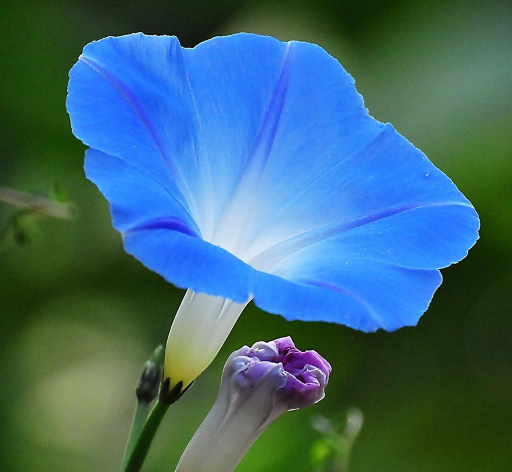
#> input picture dataset/hua.jpg, 1024 x 943 px (shown at 1/2 size)
$ python morphological_processing.py
#> lines starting #> are read from the running program, lines starting #| are printed output that depends on the picture
import cv2
import numpy as np

# erode 腐蚀
kernel = np.ones((5, 5), np.uint8)
img = cv2.imread('../../dataset/hua.jpg', 1)
#> img is the input picture: shape (943, 1024, 3); mean B, G, R 116.6, 104.8, 63.1
img = cv2.resize(img, (0, 0), None, 0.5, 0.5)
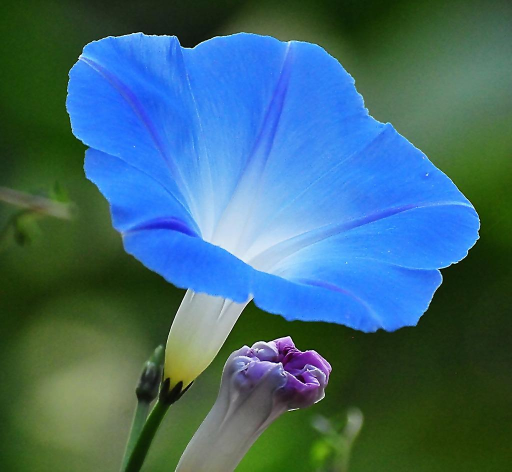
#> img: shape (472, 512, 3); mean B, G, R 116.7, 104.9, 63.2
cv2.imshow('hua', img)
cv2.waitKey(0)

# erode 腐蚀
erosion = cv2.erode(img, kernel, iterations=3)
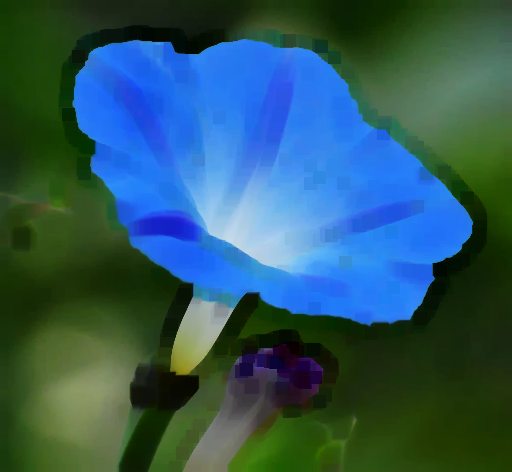
#> erosion: shape (472, 512, 3); mean B, G, R 96.2, 87.8, 47.2
cv2.imshow('erosion', erosion)
cv2.waitKey(0)

# dilate 膨胀
dilate = cv2.dilate(erosion, kernel, iterations=3)
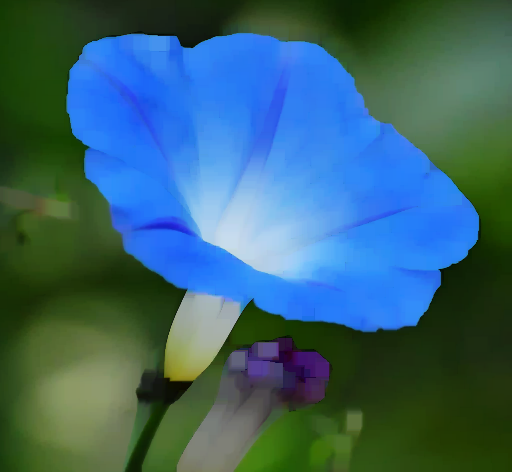
#> dilate: shape (472, 512, 3); mean B, G, R 111.6, 99.7, 57.2
cv2.imshow('dilate', dilate)
cv2.waitKey(0)

# 开运算：先腐蚀在膨胀
opening = cv2.morphologyEx(img, cv2.MORPH_OPEN, kernel)
cv2.imshow('opening', opening)
cv2.waitKey(0)

# 闭运算：先膨胀再腐蚀
closing = cv2.morphologyEx(img, cv2.MORPH_CLOSE, kernel)
cv2.imshow('closing', closing)
cv2.waitKey(0)

# 梯度运算
gradient = cv2.morphologyEx(img, cv2.MORPH_GRADIENT, kernel)
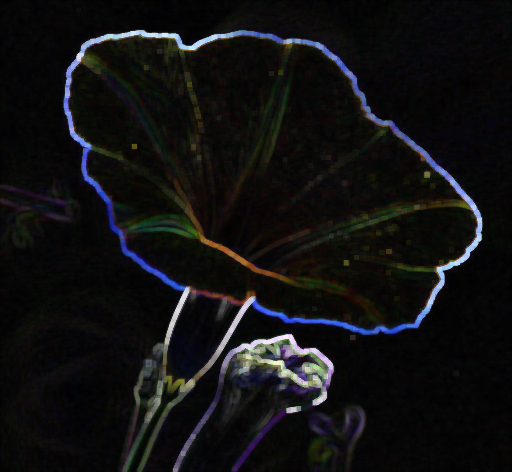
#> gradient: shape (472, 512, 3); mean B, G, R 17.8, 17.1, 17.3
cv2.imshow('gradient', gradient)
cv2.waitKey(0)

# 礼帽：原始输入-开运算，得到毛刺
tophat = cv2.morphologyEx(img, cv2.MORPH_TOPHAT, kernel)
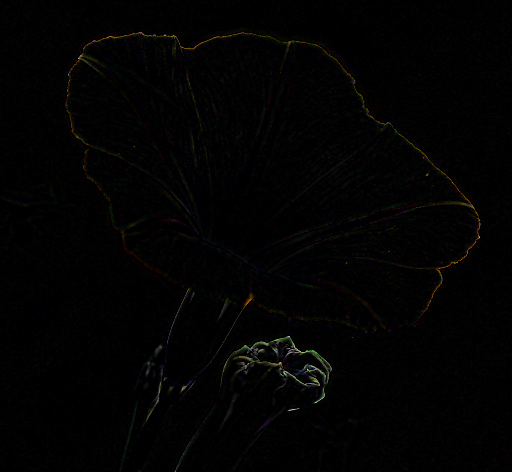
#> tophat: shape (472, 512, 3); mean B, G, R 2.2, 2.4, 2.6
cv2.imshow('tophat', tophat)
cv2.waitKey(0)

# 黑帽：闭运算-原始输入，得到原始轮廓点
blackhat = cv2.morphologyEx(img, cv2.MORPH_BLACKHAT, kernel)
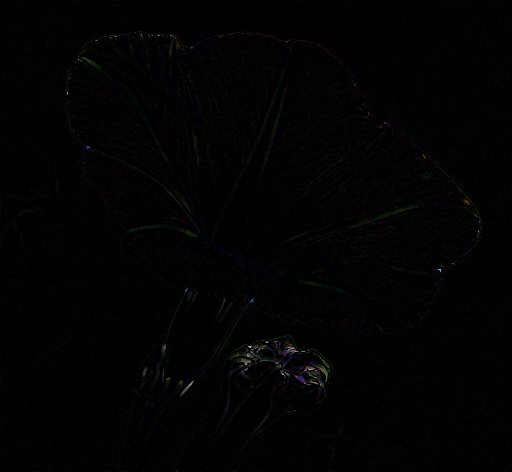
#> blackhat: shape (472, 512, 3); mean B, G, R 2.1, 1.9, 2
cv2.imshow('blackhat', blackhat)
cv2.waitKey(0)
cv2.destroyAllWindows()
